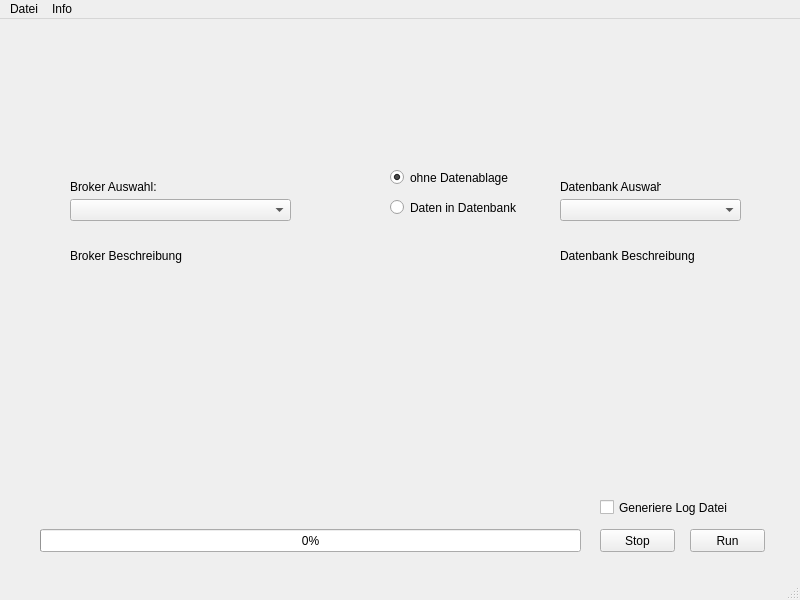
<?xml version="1.0" encoding="UTF-8"?>
<ui version="4.0">
 <class>MainWindow</class>
 <widget class="QMainWindow" name="MainWindow">
  <property name="geometry">
   <rect>
    <x>0</x>
    <y>0</y>
    <width>800</width>
    <height>600</height>
   </rect>
  </property>
  <property name="windowTitle">
   <string>MainWindow</string>
  </property>
  <widget class="QWidget" name="centralwidget">
   <widget class="QPushButton" name="pushButton">
    <property name="geometry">
     <rect>
      <x>690</x>
      <y>510</y>
      <width>75</width>
      <height>23</height>
     </rect>
    </property>
    <property name="text">
     <string>Run</string>
    </property>
   </widget>
   <widget class="QProgressBar" name="progressBar">
    <property name="geometry">
     <rect>
      <x>40</x>
      <y>510</y>
      <width>541</width>
      <height>23</height>
     </rect>
    </property>
    <property name="value">
     <number>0</number>
    </property>
   </widget>
   <widget class="QRadioButton" name="radioButton">
    <property name="geometry">
     <rect>
      <x>390</x>
      <y>180</y>
      <width>141</width>
      <height>17</height>
     </rect>
    </property>
    <property name="text">
     <string>Daten in Datenbank</string>
    </property>
   </widget>
   <widget class="QRadioButton" name="radioButton_2">
    <property name="geometry">
     <rect>
      <x>390</x>
      <y>150</y>
      <width>121</width>
      <height>17</height>
     </rect>
    </property>
    <property name="text">
     <string>ohne Datenablage</string>
    </property>
    <property name="checked">
     <bool>true</bool>
    </property>
   </widget>
   <widget class="QComboBox" name="comboBox">
    <property name="geometry">
     <rect>
      <x>560</x>
      <y>180</y>
      <width>181</width>
      <height>22</height>
     </rect>
    </property>
   </widget>
   <widget class="QComboBox" name="comboBox_2">
    <property name="geometry">
     <rect>
      <x>70</x>
      <y>180</y>
      <width>221</width>
      <height>22</height>
     </rect>
    </property>
   </widget>
   <widget class="QLabel" name="label">
    <property name="geometry">
     <rect>
      <x>70</x>
      <y>160</y>
      <width>101</width>
      <height>16</height>
     </rect>
    </property>
    <property name="text">
     <string>Broker Auswahl:</string>
    </property>
   </widget>
   <widget class="QLabel" name="label_2">
    <property name="geometry">
     <rect>
      <x>560</x>
      <y>160</y>
      <width>101</width>
      <height>16</height>
     </rect>
    </property>
    <property name="text">
     <string>Datenbank Auswahl:</string>
    </property>
   </widget>
   <widget class="QPushButton" name="pushButton_2">
    <property name="geometry">
     <rect>
      <x>600</x>
      <y>510</y>
      <width>75</width>
      <height>23</height>
     </rect>
    </property>
    <property name="text">
     <string>Stop</string>
    </property>
   </widget>
   <widget class="QCheckBox" name="checkBox">
    <property name="geometry">
     <rect>
      <x>600</x>
      <y>480</y>
      <width>131</width>
      <height>17</height>
     </rect>
    </property>
    <property name="text">
     <string>Generiere Log Datei</string>
    </property>
   </widget>
   <widget class="QLabel" name="label_3">
    <property name="geometry">
     <rect>
      <x>70</x>
      <y>230</y>
      <width>221</width>
      <height>141</height>
     </rect>
    </property>
    <property name="text">
     <string>Broker Beschreibung</string>
    </property>
    <property name="alignment">
     <set>Qt::AlignLeading|Qt::AlignLeft|Qt::AlignTop</set>
    </property>
   </widget>
   <widget class="QLabel" name="label_4">
    <property name="geometry">
     <rect>
      <x>560</x>
      <y>230</y>
      <width>221</width>
      <height>141</height>
     </rect>
    </property>
    <property name="text">
     <string>Datenbank Beschreibung</string>
    </property>
    <property name="alignment">
     <set>Qt::AlignLeading|Qt::AlignLeft|Qt::AlignTop</set>
    </property>
   </widget>
  </widget>
  <widget class="QMenuBar" name="menubar">
   <property name="geometry">
    <rect>
     <x>0</x>
     <y>0</y>
     <width>800</width>
     <height>21</height>
    </rect>
   </property>
   <widget class="QMenu" name="menuDatei">
    <property name="title">
     <string>Datei</string>
    </property>
    <addaction name="action_ffnen"/>
    <addaction name="actionSpeichern"/>
    <addaction name="actionSpeichern_unter"/>
    <addaction name="separator"/>
    <addaction name="actionBeenden"/>
   </widget>
   <widget class="QMenu" name="menuInfo">
    <property name="title">
     <string>Info</string>
    </property>
    <addaction name="action_ber"/>
   </widget>
   <addaction name="menuDatei"/>
   <addaction name="menuInfo"/>
  </widget>
  <widget class="QStatusBar" name="statusbar"/>
  <action name="action_ffnen">
   <property name="text">
    <string>Öffnen</string>
   </property>
  </action>
  <action name="actionBeenden">
   <property name="text">
    <string>Beenden</string>
   </property>
  </action>
  <action name="actionSpeichern">
   <property name="text">
    <string>Speichern</string>
   </property>
  </action>
  <action name="actionSpeichern_unter">
   <property name="text">
    <string>Speichern unter</string>
   </property>
  </action>
  <action name="action_ber">
   <property name="text">
    <string>Über</string>
   </property>
  </action>
 </widget>
 <resources/>
 <connections/>
</ui>
